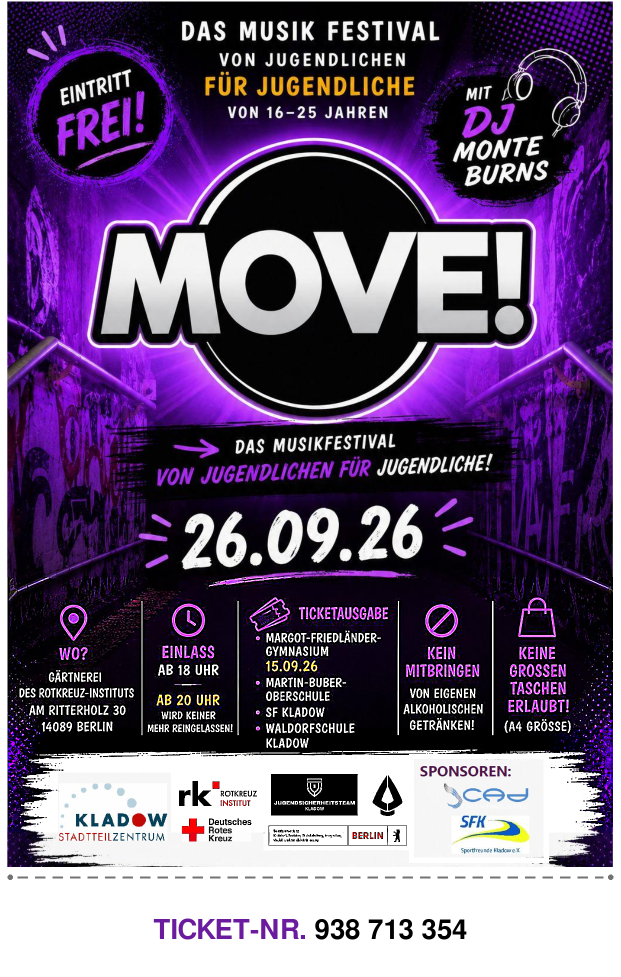
#> input picture original.png, 1241 x 1954 px, given in place of 260926_MOVE_Logos_sharpened.png, which was not available (shown at 1/2 size)
$ python find_logo.py
#> lines starting #> are read from the running program, lines starting #| are printed output that depends on the picture; long printed decimals are rounded; pictures that were not available may be replaced by others from this repository, and a replacement may not be noted
import cv2
import numpy as np

img = cv2.imread('/app/260926_MOVE_Logos_sharpened.png')
#> img is the input picture: shape (1954, 1241, 3); mean B, G, R 116.5, 84.4, 103.6
# Convert to grayscale for better matching
img_gray = cv2.cvtColor(img, cv2.COLOR_BGR2GRAY)
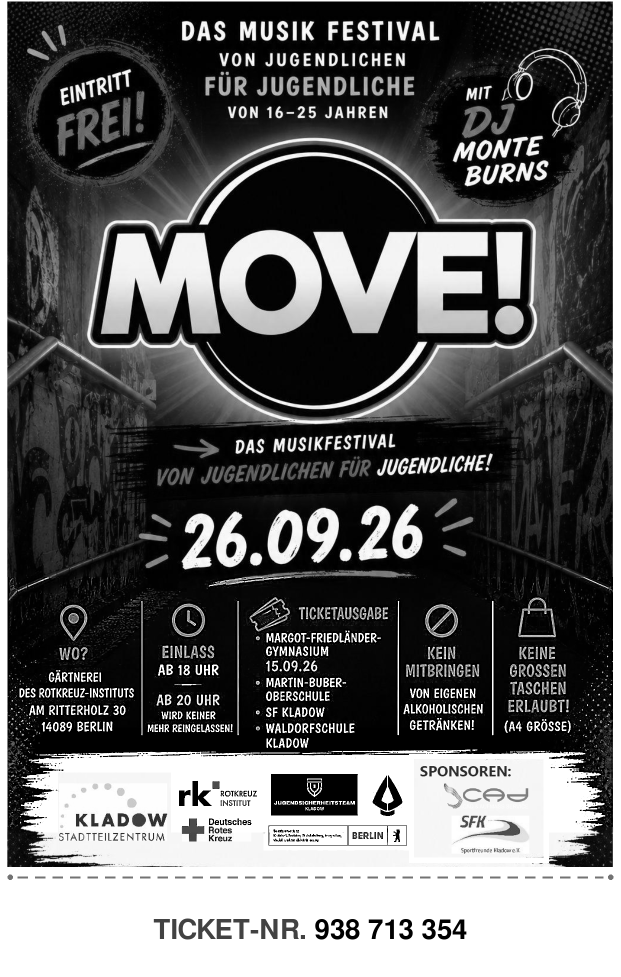
#> img_gray: shape (1954, 1241) (shown at 1/2 size); min 0, max 255, mean 93.8
template = cv2.imread('/tmp/file_attachments/image.png', cv2.IMREAD_GRAYSCALE)
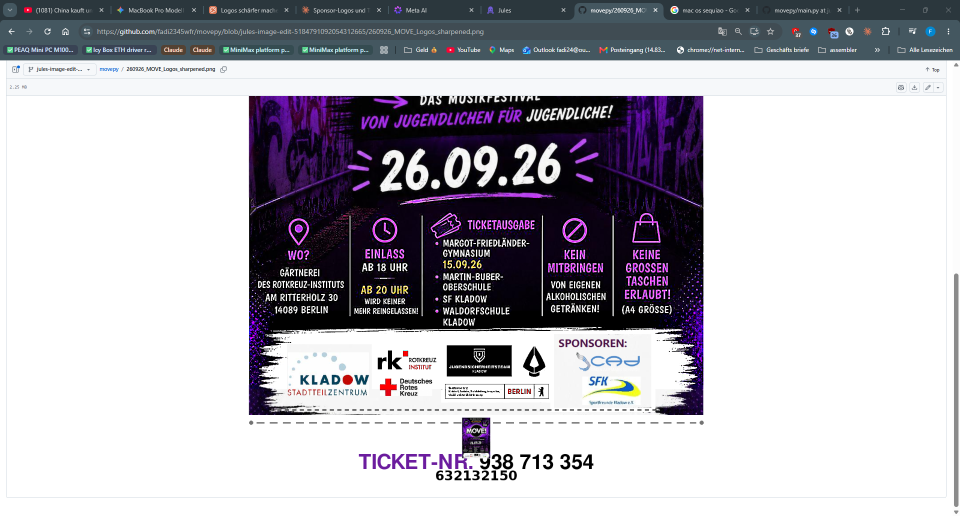
#> input picture image.png, 1920 x 1032 px, found by its file name (shown at 1/2 size)
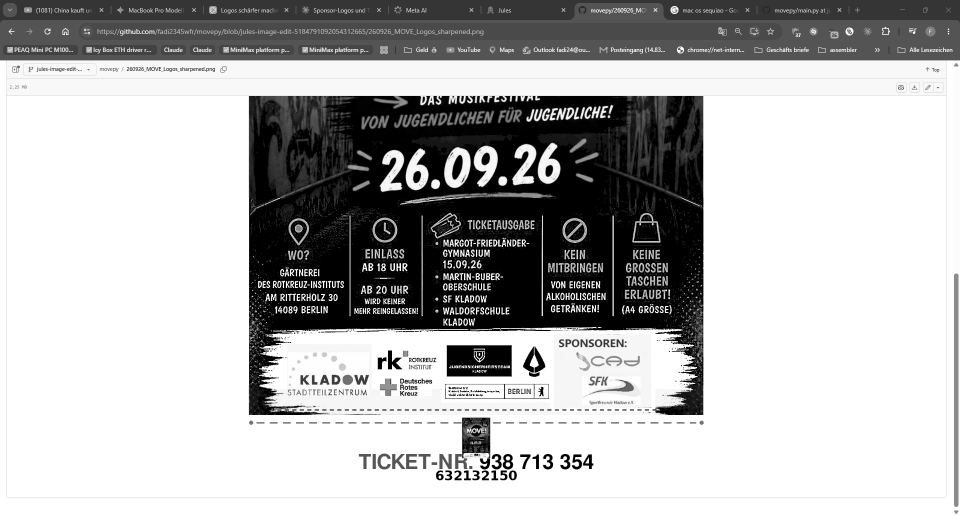
#> template: shape (1032, 1920) (shown at 1/2 size); min 0, max 255, mean 180.7

# Try different scales of the template
found = None
for scale in np.linspace(0.2, 3.0, 50)[::-1]:
    resized = cv2.resize(template, (int(template.shape[1] * scale), int(template.shape[0] * scale)))
    if resized.shape[0] > img_gray.shape[0] or resized.shape[1] > img_gray.shape[1]:
        continue

    res = cv2.matchTemplate(img_gray, resized, cv2.TM_CCOEFF_NORMED)
    _, max_val, _, max_loc = cv2.minMaxLoc(res)

    if found is None or max_val > found[0]:
        found = (max_val, max_loc, scale)
#> this loop made 50 passes
#> (max_val, found) on passes 43, 44, 45, 47, 48, 49, 50: (0.318, (0.318, (0, 1122), 0.6)), (0.344, (0.344, (96, 1152), 0.543)), (0.365, (0.365, (116, 1451), 0.486)), (0.427, (0.427, (193, 1460), 0.371)), (0.48, (0.48, (386, 1472), 0.314)), (0.514, (0.514, (414, 1480), 0.257)), (0.53, (0.53, (442, 1498), 0.2))
#> (max_val, max_loc) on pass 46: (0.359, (173, 1459))
#> pass 1, `resized = cv2.resize(template, (int(template.shape[1] * scale), int(te..`:
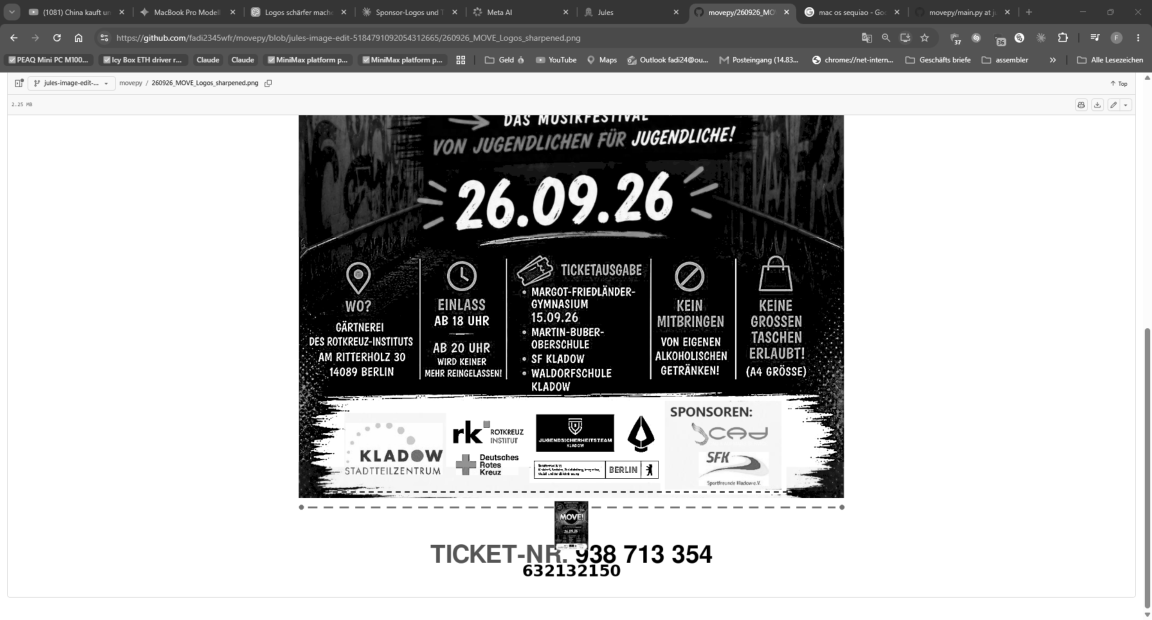
#> resized: shape (3096, 5760) (shown at 1/5 size); min 0, max 255, mean 180.7
#> after the loop:
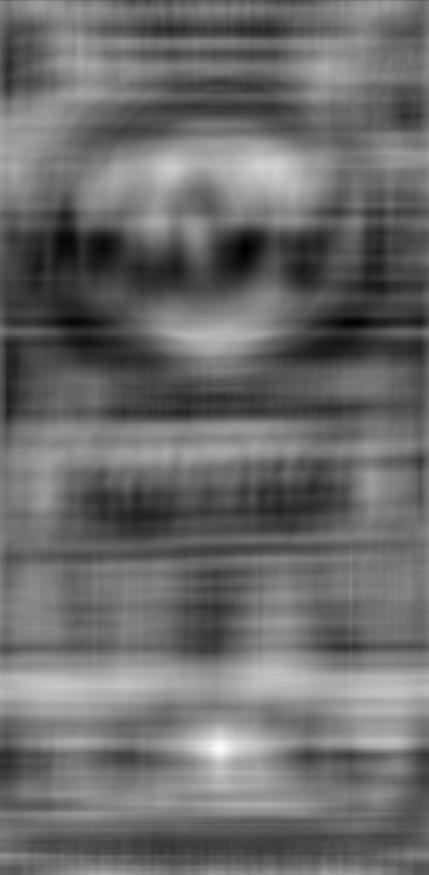
#> res: shape (1749, 858) float32 (shown at 1/2 size); min -0.355, max 0.53, mean 0.0171; drawn with min black and max white

print(f"Best match: {found[0]} at scale {found[2]}")
#| Best match: 0.53 at scale 0.2
if found[0] > 0.6:
    print(f"Location: {found[1]}")
    scale = found[2]
    print(f"Size: {int(template.shape[1]*scale)}x{int(template.shape[0]*scale)}")
